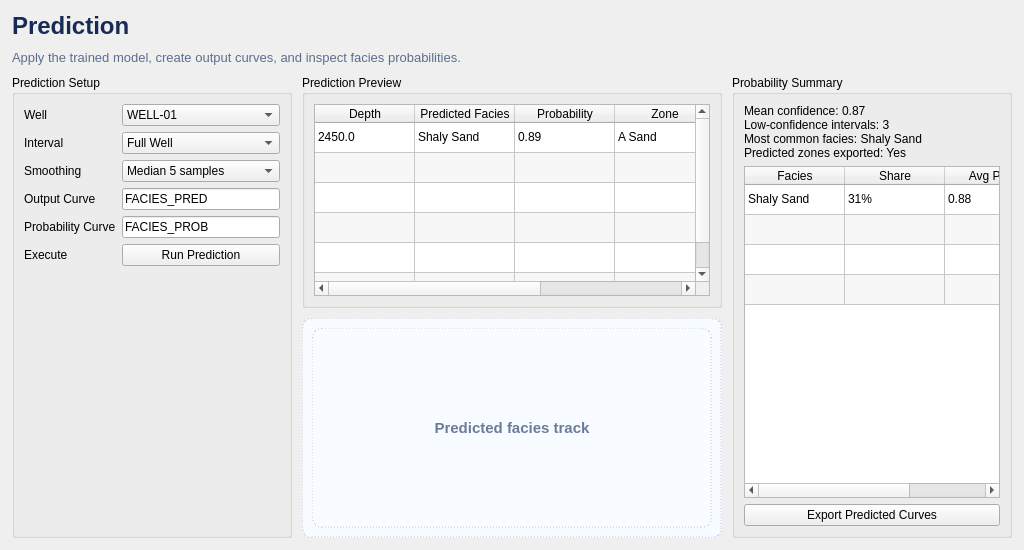
      <widget class="QWidget" name="tabPrediction">
       <attribute name="title"><string>6. Prediction</string></attribute>
       <layout class="QVBoxLayout" name="tabPredictionLayout">
        <property name="spacing"><number>10</number></property>
        <property name="leftMargin"><number>12</number></property>
        <property name="topMargin"><number>12</number></property>
        <property name="rightMargin"><number>12</number></property>
        <property name="bottomMargin"><number>12</number></property>
        <item><widget class="QLabel" name="pageTitle_6"><property name="styleSheet"><string notr="true">color:#162B55; font-size:18pt; font-weight:700;</string></property><property name="text"><string>Prediction</string></property></widget></item>
        <item><widget class="QLabel" name="pageSubtitle_6"><property name="styleSheet"><string notr="true">color:#5B6E8C; font-size:10pt;</string></property><property name="text"><string>Apply the trained model, create output curves, and inspect facies probabilities.</string></property></widget></item>
        <item>
         <layout class="QHBoxLayout" name="predictionMainRow">
          <property name="spacing"><number>10</number></property>
          <item>
           <widget class="QGroupBox" name="grpPredictionControls">
            <property name="title"><string>Prediction Setup</string></property>
            <layout class="QFormLayout" name="predictionControlsForm">
             <item row="0" column="0"><widget class="QLabel" name="lblPredictionWell"><property name="text"><string>Well</string></property></widget></item>
             <item row="0" column="1"><widget class="QComboBox" name="cmbPredictionWell"><item><property name="text"><string>WELL-01</string></property></item><item><property name="text"><string>WELL-04</string></property></item><item><property name="text"><string>WELL-07</string></property></item></widget></item>
             <item row="1" column="0"><widget class="QLabel" name="lblPredictionInterval"><property name="text"><string>Interval</string></property></widget></item>
             <item row="1" column="1"><widget class="QComboBox" name="cmbPredictionInterval"><item><property name="text"><string>Full Well</string></property></item><item><property name="text"><string>Current Zone</string></property></item></widget></item>
             <item row="2" column="0"><widget class="QLabel" name="lblSmoothing"><property name="text"><string>Smoothing</string></property></widget></item>
             <item row="2" column="1"><widget class="QComboBox" name="cmbSmoothing"><item><property name="text"><string>Median 5 samples</string></property></item><item><property name="text"><string>Majority vote 7 samples</string></property></item><item><property name="text"><string>None</string></property></item></widget></item>
             <item row="3" column="0"><widget class="QLabel" name="lblOutputCurve"><property name="text"><string>Output Curve</string></property></widget></item>
             <item row="3" column="1"><widget class="QLineEdit" name="editOutputCurveName"><property name="text"><string>FACIES_PRED</string></property></widget></item>
             <item row="4" column="0"><widget class="QLabel" name="lblProbabilityCurve"><property name="text"><string>Probability Curve</string></property></widget></item>
             <item row="4" column="1"><widget class="QLineEdit" name="editProbabilityCurveName"><property name="text"><string>FACIES_PROB</string></property></widget></item>
             <item row="5" column="0"><widget class="QLabel" name="lblPredictionAction"><property name="text"><string>Execute</string></property></widget></item>
             <item row="5" column="1"><widget class="QPushButton" name="btnRunPrediction"><property name="text"><string>Run Prediction</string></property></widget></item>
            </layout>
           </widget>
          </item>
          <item>
           <layout class="QVBoxLayout" name="predictionCenterColumn">
            <item><widget class="QGroupBox" name="grpPredictionPreview"><property name="title"><string>Prediction Preview</string></property><layout class="QVBoxLayout" name="predictionPreviewLayout"><item><widget class="QTableWidget" name="tblPredictionPreview"><property name="alternatingRowColors"><bool>true</bool></property><property name="rowCount"><number>6</number></property><property name="columnCount"><number>5</number></property><attribute name="horizontalHeaderVisible"><bool>true</bool></attribute><attribute name="verticalHeaderVisible"><bool>false</bool></attribute><column><property name="text"><string>Depth</string></property></column><column><property name="text"><string>Predicted Facies</string></property></column><column><property name="text"><string>Probability</string></property></column><column><property name="text"><string>Zone</string></property></column><column><property name="text"><string>Flag</string></property></column><item row="0" column="0"><property name="text"><string>2450.0</string></property></item><item row="0" column="1"><property name="text"><string>Shaly Sand</string></property></item><item row="0" column="2"><property name="text"><string>0.89</string></property></item><item row="0" column="3"><property name="text"><string>A Sand</string></property></item><item row="0" column="4"><property name="text"><string>Clean</string></property></item></widget></item></layout></widget></item>
            <item><widget class="QFrame" name="framePredictionTrack"><property name="minimumSize"><size><width>420</width><height>220</height></size></property><property name="styleSheet"><string notr="true">background:#F8FBFF; border:1px dashed #B6C8E9; border-radius:10px;</string></property><layout class="QVBoxLayout" name="framePredictionTrackLayout"><item><widget class="QLabel" name="lblPredictionTrack"><property name="styleSheet"><string notr="true">color:#6B7C99; font-size:11pt; font-weight:600;</string></property><property name="alignment"><set>Qt::AlignCenter</set></property><property name="text"><string>Predicted facies track</string></property></widget></item></layout></widget></item>
           </layout>
          </item>
          <item>
           <widget class="QGroupBox" name="grpPredictionSummary">
            <property name="title"><string>Probability Summary</string></property>
            <layout class="QVBoxLayout" name="predictionSummaryLayout">
             <item><widget class="QLabel" name="metricCard_7"><property name="text"><string>Mean confidence: 0.87
Low-confidence intervals: 3
Most common facies: Shaly Sand
Predicted zones exported: Yes</string></property></widget></item>
             <item><widget class="QTableWidget" name="tblPredictionProbabilities"><property name="alternatingRowColors"><bool>true</bool></property><property name="rowCount"><number>4</number></property><property name="columnCount"><number>3</number></property><attribute name="horizontalHeaderVisible"><bool>true</bool></attribute><attribute name="verticalHeaderVisible"><bool>false</bool></attribute><column><property name="text"><string>Facies</string></property></column><column><property name="text"><string>Share</string></property></column><column><property name="text"><string>Avg Prob.</string></property></column><item row="0" column="0"><property name="text"><string>Shaly Sand</string></property></item><item row="0" column="1"><property name="text"><string>31%</string></property></item><item row="0" column="2"><property name="text"><string>0.88</string></property></item></widget></item>
             <item><widget class="QPushButton" name="btnExportPredictionLas"><property name="text"><string>Export Predicted Curves</string></property></widget></item>
            </layout>
           </widget>
          </item>
         </layout>
        </item>
       </layout>
      </widget>
